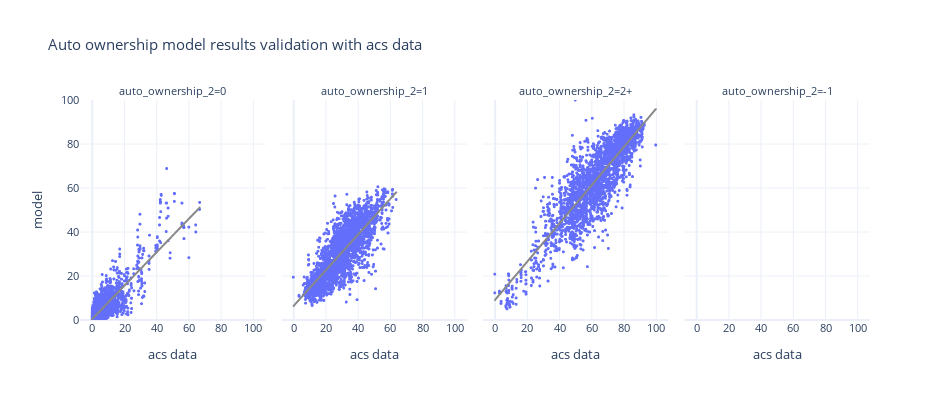

The notebook cell this image was saved under:
### Code cell
df_plot = pd.pivot(bg_auto_ownership, index=['block_group_id','auto_ownership_2'], columns='source', values='percentage').reset_index()



fig = px.scatter(df_plot, x="acs data", y="model", trendline="ols", trendline_color_override='rgb(136, 136, 136)',
                 template="plotly_white",
                 facet_col='auto_ownership_2', height=400, width=1000,
                 title="Auto ownership model results validation with acs data")
fig.update_xaxes(dtick=20)
fig.update_yaxes(dtick=20,range=[0, 100])
fig.update_traces(marker_size=3)
fig.update_layout(height=400, width=950, font=dict(size=11))
fig.show()

### Figure 1 — Plotly figure (JSON) as saved in the notebook; plotly's stock layout.template omitted (floating-point values rounded to 4 significant figures; data arrays with more than 128 entries replaced by an {"elided": "..."} marker saying what was removed)
{"data": [{"hovertemplate": "auto_ownership_2=0<br>acs data=%{x}<br>model=%{y}<extra></extra>", "legendgroup": "", "marker": {"color": "#636efa", "size": 3, "symbol": "circle"}, "mode": "markers", "name": "", "showlegend": false, "type": "scattergl", "x": {"elided": "2641 float values"}, "xaxis": "x", "y": {"elided": "2641 float values"}, "yaxis": "y"}, {"hovertemplate": "<b>OLS trendline</b><br>model = 0.758964 * acs data + 0.458766<br>R<sup>2</sup>=0.721154<br><br>auto_ownership_2=0<br>acs data=%{x}<br>model=%{y} <b>(trend)</b><extra></extra>", "legendgroup": "", "line": {"color": "rgb(136, 136, 136)"}, "marker": {"color": "#636efa", "size": 3, "symbol": "circle"}, "mode": "lines", "name": "", "showlegend": false, "type": "scattergl", "x": {"elided": "2621 float values"}, "xaxis": "x", "y": {"elided": "2621 float values"}, "yaxis": "y"}, {"hovertemplate": "auto_ownership_2=1<br>acs data=%{x}<br>model=%{y}<extra></extra>", "legendgroup": "", "marker": {"color": "#636efa", "size": 3, "symbol": "circle"}, "mode": "markers", "name": "", "showlegend": false, "type": "scattergl", "x": {"elided": "2641 float values"}, "xaxis": "x2", "y": {"elided": "2641 float values"}, "yaxis": "y2"}, {"hovertemplate": "<b>OLS trendline</b><br>model = 0.809639 * acs data + 6.25644<br>R<sup>2</sup>=0.645094<br><br>auto_ownership_2=1<br>acs data=%{x}<br>model=%{y} <b>(trend)</b><extra></extra>", "legendgroup": "", "line": {"color": "rgb(136, 136, 136)"}, "marker": {"color": "#636efa", "size": 3, "symbol": "circle"}, "mode": "lines", "name": "", "showlegend": false, "type": "scattergl", "x": {"elided": "2633 float values"}, "xaxis": "x2", "y": {"elided": "2633 float values"}, "yaxis": "y2"}, {"hovertemplate": "auto_ownership_2=2+<br>acs data=%{x}<br>model=%{y}<extra></extra>", "legendgroup": "", "marker": {"color": "#636efa", "size": 3, "symbol": "circle"}, "mode": "markers", "name": "", "showlegend": false, "type": "scattergl", "x": {"elided": "2641 float values"}, "xaxis": "x3", "y": {"elided": "2641 float values"}, "yaxis": "y3"}, {"hovertemplate": "<b>OLS trendline</b><br>model = 0.868424 * acs data + 8.99509<br>R<sup>2</sup>=0.759501<br><br>auto_ownership_2=2+<br>acs data=%{x}<br>model=%{y} <b>(trend)</b><extra></extra>", "legendgroup": "", "line": {"color": "rgb(136, 136, 136)"}, "marker": {"color": "#636efa", "size": 3, "symbol": "circle"}, "mode": "lines", "name": "", "showlegend": false, "type": "scattergl", "x": {"elided": "2634 float values"}, "xaxis": "x3", "y": {"elided": "2634 float values"}, "yaxis": "y3"}, {"hovertemplate": "auto_ownership_2=-1<br>acs data=%{x}<br>model=%{y}<extra></extra>", "legendgroup": "", "marker": {"color": "#636efa", "size": 3, "symbol": "circle"}, "mode": "markers", "name": "", "showlegend": false, "type": "scattergl", "x": [null, null, null, null, null, null, null, null], "xaxis": "x4", "y": [null, null, null, null, null, null, null, null], "yaxis": "y4"}, {"hovertemplate": "auto_ownership_2=-1<extra></extra>", "legendgroup": "", "line": {"color": "rgb(136, 136, 136)"}, "marker": {"color": "#636efa", "size": 3, "symbol": "circle"}, "mode": "lines", "name": "", "showlegend": false, "type": "scattergl", "xaxis": "x4", "yaxis": "y4"}], "layout": {"annotations": [{"font": {}, "showarrow": false, "text": "auto_ownership_2=0", "x": 0.1175, "xanchor": "center", "xref": "paper", "y": 1.0, "yanchor": "bottom", "yref": "paper"}, {"font": {}, "showarrow": false, "text": "auto_ownership_2=1", "x": 0.3725, "xanchor": "center", "xref": "paper", "y": 1.0, "yanchor": "bottom", "yref": "paper"}, {"font": {}, "showarrow": false, "text": "auto_ownership_2=2+", "x": 0.6275, "xanchor": "center", "xref": "paper", "y": 1.0, "yanchor": "bottom", "yref": "paper"}, {"font": {}, "showarrow": false, "text": "auto_ownership_2=-1", "x": 0.8825, "xanchor": "center", "xref": "paper", "y": 1.0, "yanchor": "bottom", "yref": "paper"}], "font": {"size": 11}, "height": 400, "legend": {"tracegroupgap": 0}, "title": {"text": "Auto ownership model results validation with acs data"}, "width": 950, "xaxis": {"anchor": "y", "domain": [0.0, 0.235], "dtick": 20, "title": {"text": "acs data"}}, "xaxis2": {"anchor": "y2", "domain": [0.255, 0.49], "dtick": 20, "matches": "x", "title": {"text": "acs data"}}, "xaxis3": {"anchor": "y3", "domain": [0.51, 0.745], "dtick": 20, "matches": "x", "title": {"text": "acs data"}}, "xaxis4": {"anchor": "y4", "domain": [0.765, 1.0], "dtick": 20, "matches": "x", "title": {"text": "acs data"}}, "yaxis": {"anchor": "x", "domain": [0.0, 1.0], "dtick": 20, "range": [0, 100], "title": {"text": "model"}}, "yaxis2": {"anchor": "x2", "domain": [0.0, 1.0], "dtick": 20, "matches": "y", "range": [0, 100], "showticklabels": false}, "yaxis3": {"anchor": "x3", "domain": [0.0, 1.0], "dtick": 20, "matches": "y", "range": [0, 100], "showticklabels": false}, "yaxis4": {"anchor": "x4", "domain": [0.0, 1.0], "dtick": 20, "matches": "y", "range": [0, 100], "showticklabels": false}}}
